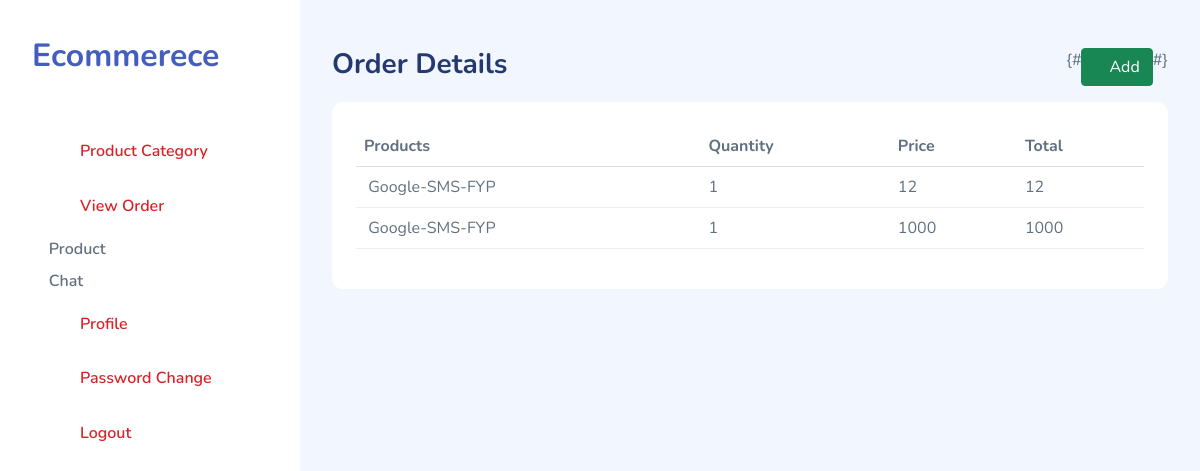
Page /dashboard/order_details_ind/79ecc9eb44e34179b026fbca0216a335 (signed in) on the committed database.
### cart/models.py (models this page shows, shortened)
class Cart(models.Model):
    product = models.ForeignKey(Product, on_delete=models.PROTECT)
    user = models.ForeignKey(MyUser, on_delete=models.PROTECT)
    quantity = models.PositiveIntegerField()
    is_bought = models.BooleanField(default=False)
    is_paid = models.BooleanField(default=False)
    payment_method = models.CharField(max_length=50, null=True, blank=True)
    order_id = models.CharField(max_length=100, null=True, blank=True)
    shipping_address = models.CharField(max_length=100, null=True, blank=True)
    price = models.PositiveIntegerField(null=True, blank=True)
    is_send = models.BooleanField(default=False)
    is_delivered = models.BooleanField(default=False)

### products/models.py (models this page shows, shortened)
class Product(models.Model):
    name = models.CharField(max_length=100)
    price = models.PositiveIntegerField()
    categories = models.ForeignKey(ProductCategories, on_delete=models.PROTECT)
    photo = models.ImageField(upload_to='products')
    desc = RichTextField()
    season = models.ForeignKey(Season, on_delete=models.SET_NULL, blank=True, null=True)
    stock = models.PositiveIntegerField()
    create_date = models.DateField(auto_now=True)
    total_click = models.PositiveIntegerField(default=0)
    discount_amt = models.PositiveIntegerField(default=0)
    is_available = models.BooleanField(default=True)

### decorator.py (the view)
        def wrap(request, *args, **kwargs):
            if request.user.is_authenticated:
                if request.user.is_admin:
                    return view_function(request, *args, **kwargs)
                else:
                    raise PermissionDenied
            else:
                return redirect('accounts:login')

### dashboard/views.py (called while the page is built)
@is_admin()
def view_order_details_ind(request, orderid):
    order_details = Cart.objects.filter(order_id=orderid)
    context = {'my_orders': order_details}
    return render(request, 'dashboard/order_detail_ind.html', context)

### decorator.py (called while the page is built)
def is_admin():
    def decorator(view_function):
        def wrap(request, *args, **kwargs):
            if request.user.is_authenticated:
                if request.user.is_admin:
                    return view_function(request, *args, **kwargs)
                else:
                    raise PermissionDenied
            else:
                return redirect('accounts:login')
        return wrap
    return decorator

### dashboard/templates/dashboard/order_detail_ind.html (shortened to what this page needs)
{% extends 'dashboard/base.html' %}
{% block pagetitle %}Order Details{% endblock %}
{% block body %}
<div class="card-body">
    <table class="table table-responsive" id="table1">
        <thead style="width: 100%;">
        <tr>
            <tr>
                    <th>Products</th>
                    <th>Quantity</th>
                    <th>Price</th>
                    <th>Total</th>
                </tr>
        </tr>
        </thead>
        <tbody>
        {% for order in my_orders %}
                    <tr>
                        <td class="align-middle"><img src="{{ order.product.photo.url }}" alt=""
                            {{ order.product.name }}
                        </td>
                        <td class="align-middle">{{ order.quantity }}</td>
                        <td class="align-middle">{{ order.product.price }}</td>
                        <td class="align-middle">{{ order.price }}</td>
                    </tr>
                {% endfor %}
        </tbody>
    </table>
</div>
{% endblock %}

### static/dashboard/assets/css/app.css (style rules this page uses)
.card .card-body { padding:1.5rem }
.dataTable-table td,.dataTable-table thead th,.table td,.table thead th { vertical-align:middle }
.dataTable-table:not(.table-borderless) thead th,.table:not(.table-borderless) thead th { border-bottom:1px solid #dedede!important }

### rows in the picture
Cart: product.name "Google-SMS-FYP", quantity "1", product.price "12", price "12"
Cart: product.name "Google-SMS-FYP", quantity "1", product.price "1000", price "1000"
